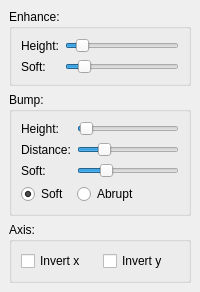
  <widget class="QDockWidget" name="normalDockWidget">
   <property name="sizePolicy">
    <sizepolicy hsizetype="Preferred" vsizetype="Maximum">
     <horstretch>0</horstretch>
     <verstretch>0</verstretch>
    </sizepolicy>
   </property>
   <property name="features">
    <set>QDockWidget::DockWidgetMovable</set>
   </property>
   <property name="windowTitle">
    <string>Normal</string>
   </property>
   <attribute name="dockWidgetArea">
    <number>1</number>
   </attribute>
   <widget class="QWidget" name="dockWidgetContents">
    <layout class="QGridLayout" name="gridLayout_7">
     <item row="0" column="0">
      <widget class="QGroupBox" name="groupBox_2">
       <property name="maximumSize">
        <size>
         <width>16777215</width>
         <height>16777215</height>
        </size>
       </property>
       <property name="title">
        <string>Enhance:</string>
       </property>
       <layout class="QGridLayout" name="gridLayout">
        <item row="0" column="0">
         <layout class="QFormLayout" name="formLayout">
          <item row="0" column="0">
           <widget class="QLabel" name="label">
            <property name="text">
             <string>Height:</string>
            </property>
           </widget>
          </item>
          <item row="0" column="1">
           <widget class="Slider" name="normalDepthSlider">
            <property name="minimum">
             <number>0</number>
            </property>
            <property name="maximum">
             <number>1000</number>
            </property>
            <property name="value">
             <number>100</number>
            </property>
            <property name="orientation">
             <enum>Qt::Horizontal</enum>
            </property>
           </widget>
          </item>
          <item row="1" column="0">
           <widget class="QLabel" name="label_2">
            <property name="text">
             <string>Soft:</string>
            </property>
           </widget>
          </item>
          <item row="1" column="1">
           <widget class="Slider" name="normalBlurSlider">
            <property name="minimum">
             <number>0</number>
            </property>
            <property name="maximum">
             <number>40</number>
            </property>
            <property name="singleStep">
             <number>1</number>
            </property>
            <property name="value">
             <number>5</number>
            </property>
            <property name="orientation">
             <enum>Qt::Horizontal</enum>
            </property>
           </widget>
          </item>
         </layout>
        </item>
       </layout>
      </widget>
     </item>
     <item row="2" column="0">
      <widget class="QGroupBox" name="groupBox_4">
       <property name="maximumSize">
        <size>
         <width>16777215</width>
         <height>16777215</height>
        </size>
       </property>
       <property name="title">
        <string>Axis:</string>
       </property>
       <layout class="QGridLayout" name="gridLayout_8">
        <item row="0" column="0">
         <widget class="QCheckBox" name="normalInvertX">
          <property name="text">
           <string>Invert x</string>
          </property>
         </widget>
        </item>
        <item row="0" column="1">
         <widget class="QCheckBox" name="normalInvertY">
          <property name="text">
           <string>Invert y</string>
          </property>
         </widget>
        </item>
       </layout>
      </widget>
     </item>
     <item row="1" column="0">
      <widget class="QGroupBox" name="groupBox_3">
       <property name="maximumSize">
        <size>
         <width>16777215</width>
         <height>16777215</height>
        </size>
       </property>
       <property name="title">
        <string>Bump:</string>
       </property>
       <layout class="QGridLayout" name="gridLayout_6">
        <item row="0" column="0">
         <layout class="QFormLayout" name="formLayout_2">
          <item row="0" column="0">
           <widget class="QLabel" name="label_5">
            <property name="text">
             <string>Height:</string>
            </property>
           </widget>
          </item>
          <item row="0" column="1">
           <widget class="Slider" name="normalBevelSlider">
            <property name="maximum">
             <number>40000</number>
            </property>
            <property name="value">
             <number>1000</number>
            </property>
            <property name="orientation">
             <enum>Qt::Horizontal</enum>
            </property>
           </widget>
          </item>
          <item row="1" column="0">
           <widget class="QLabel" name="label_3">
            <property name="text">
             <string>Distance:</string>
            </property>
           </widget>
          </item>
          <item row="1" column="1">
           <widget class="Slider" name="normalBiselDistanceSlider">
            <property name="maximum">
             <number>255</number>
            </property>
            <property name="value">
             <number>60</number>
            </property>
            <property name="orientation">
             <enum>Qt::Horizontal</enum>
            </property>
           </widget>
          </item>
          <item row="2" column="0">
           <widget class="QLabel" name="label_4">
            <property name="text">
             <string>Soft:</string>
            </property>
           </widget>
          </item>
          <item row="2" column="1">
           <widget class="Slider" name="normalBiselBlurSlider">
            <property name="minimum">
             <number>0</number>
            </property>
            <property name="maximum">
             <number>40</number>
            </property>
            <property name="singleStep">
             <number>1</number>
            </property>
            <property name="value">
             <number>10</number>
            </property>
            <property name="orientation">
             <enum>Qt::Horizontal</enum>
            </property>
           </widget>
          </item>
          <item row="3" column="0">
           <widget class="QRadioButton" name="biselSoftRadio">
            <property name="text">
             <string>Soft</string>
            </property>
            <property name="checked">
             <bool>true</bool>
            </property>
           </widget>
          </item>
          <item row="3" column="1">
           <widget class="QRadioButton" name="biselAbruptRadio">
            <property name="layoutDirection">
             <enum>Qt::LeftToRight</enum>
            </property>
            <property name="text">
             <string>Abrupt</string>
            </property>
           </widget>
          </item>
         </layout>
        </item>
       </layout>
      </widget>
     </item>
    </layout>
   </widget>
  </widget>
